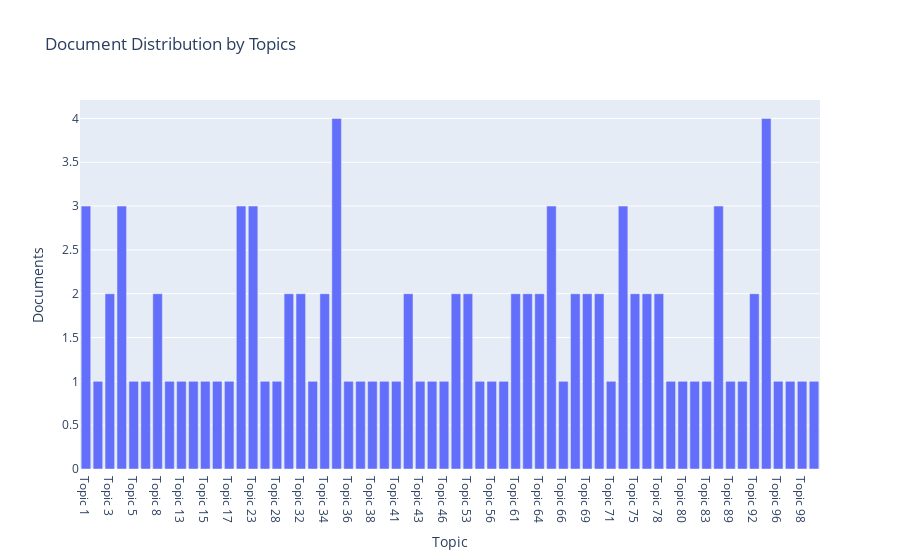

The notebook cell saved with this chart:
### Code cell
plot_model(model, plot='topic_distribution')

### Figure 1 — Plotly figure (JSON) as saved in the notebook; plotly's stock layout.template omitted (floating-point values rounded to 4 significant figures)
{"data": [{"alignmentgroup": "True", "customdata": [["go, line, time, say, money, phone, month, number, company, speak"], ["vodacom, never, call, contact, receive, service, promise, would, ask, great"], ["service, use, call, work, need, customer, vodacom, contract, tell, pay"], ["cell, problem, phone, account, make, customer, know, need, change, try"], ["call, data, day, cell, many, get, security, question, card, ago"], ["sms, get, number, minute, contact, change, go, fingerprint, query, lot"], ["contract, watch, tell, renew, could, year, function, reading, oxygen, ask"], ["issue, resolve, matter, supervisor, morning, put, disregarded, minute, ask, spend"], ["month, get, cancel, switch, money, confirmation, last, service, debited, want"], ["call, consultant, vodacom, say, help, issue, tell, center, work, person"], ["never, always, cell, service, energy, go, work, center, level, blame"], ["call, date, line, get, system, centre, upgrade, telkom, account, inefficient"], ["month, vodacom, contract, say, reversed, stop, put, outstanding, final, charge"], ["call, time, service, say, case, report, feedback, vodacom, back, receive"], ["account, case, still, resolve, call, phone, service, month, deduct, suspend"], ["bill, contract, cancel, call, tell, credit, even, policy, send, check"], ["internet, far, speed, telkom, get, load, mobile, facebook, test, email"], ["upgrade, service, time, customer, never, want, new, get, back, month"], ["reply, phone, cancel, cell, get, continue, story, reversed, premise, equipment"], ["take, contract, call, vodacom, never, would, use, tell, thing, recommend"], ["call, query, datum, ask, need, may, feedback, use, still, log"], ["call, contract, tell, claim, receive, pay, resolve, would, new, feedback"], ["get, limit, set, manager, call, store, say, usage, account, still"], ["email, upgrade, send, receive, charge, case, thank, department, consent, right"], ["day, network, allow, daily, able, buy, blackout, fod, scam, compensate"], ["stock, week, say, follow, device, receive, apply, still, frastrate, make"], ["service, internet, access, son, day, call, single, prepare, outstanding, rid"], ["say, cancellation, get, cancel, invoice, carry, adverti, sign, store, phone"], ["work, laptop, also, transfer, department, keep, cancel, supplier, day, people"], ["payment, number, make, contract, non, suspend, tell, speak, phone, send"], ["contract, use, pay, wifi, cell, phone, month, still, able, lot"], ["amount, month, internet, call, contract, rata, charge, pro, later, provider"], ["company, complain, make, friend, struggle, experience, device, say, last, gig"], ["go, call, cell, complaint, service, take, feedback, also, speak, voice"], ["number, contract, pay, call, sim, find, lite, full, deliver, benefit"], ["call, hour, tell, time, request, hold, thing, struggle, try, question"], ["contract, service, get, nightmare, customer, letter, settlement, end, call, speak"], ["call, day, advise, go, annoying, response, request, subscription, next, consultant"], ["payment, still, even, help, also, work, hurt, robbing, reconnect, consultant"], ["upgrade, phone, service, receive, day, device, fee, initially, never, would"], ["piece, get, miss, prize, clearly, puzzle, play, past, money, tempt"], ["coverage, call, vodacom, log, use, phone, tell, service, contract, year"], ["pay, contract, month, put, want, agree, account, stop, product, add"], ["process, outcome, debit, bad, load, card, useless, order, make, cut"], ["call, store, month, go, contract, tell, try, get, number, upgrade"], ["contract, month, pay, cancel, bill, want, charge, tell, almost, get"], ["contract, month, record, say, come, call, pay, take, account, pull"], ["month, red, vodacom, call, poor, service, last, contract, customer, come"], ["contract, account, even, cell, vodacom, open, deduct, promise, amount, fraudulent"], ["detail, account, end, take, deduction, payment, want, capture, say, deduct"], ["never, network, card, spend, invest, week, past, receive, customer, coverage"], ["detail, order, tell, day, service, call, absolutely, speak, place, unprofessional"], ["billing, issue, resolve, pay, contract, would, go, agency, collection, receive"], ["pay, get, month, tell, day, last, charge, service, account, time"], ["day, get, upgrade, come, lady, store, rude, home, say, wait"], ["money, account, deduct, pay, telkom, really, day, credit, month, say"], ["cell, money, pathetic, never, fibre, yet, weekend, totally, problem, take"], ["contract, cell, call, amount, take, line, go, receive, phone, iphone"], ["request, package, call, old, time, resolve, month, issue, escalate, line"], ["connection, problem, contact, week, vodacom, still, fibre, line, service, move"], ["use, vodacom, fixed, work, call, back, start, problem, student, day"], ["get, stuck, consultant, downtown, held, store, contract, blatantly, time, branch"]], "hovertemplate": "Topic=%{x}<br>Documents=%{y}<br>Keyword=%{customdata[0]}<extra></extra>", "legendgroup": "", "marker": {"color": "#636efa", "pattern": {"shape": ""}}, "name": "", "offsetgroup": "", "orientation": "v", "showlegend": false, "textposition": "auto", "type": "bar", "x": ["Topic 1", "Topic 2", "Topic 3", "Topic 4", "Topic 5", "Topic 7", "Topic 8", "Topic 10", "Topic 13", "Topic 14", "Topic 15", "Topic 16", "Topic 17", "Topic 20", "Topic 23", "Topic 25", "Topic 28", "Topic 31", "Topic 32", "Topic 33", "Topic 34", "Topic 35", "Topic 36", "Topic 37", "Topic 38", "Topic 39", "Topic 41", "Topic 42", "Topic 43", "Topic 45", "Topic 46", "Topic 47", "Topic 53", "Topic 55", "Topic 56", "Topic 57", "Topic 61", "Topic 62", "Topic 64", "Topic 65", "Topic 66", "Topic 67", "Topic 69", "Topic 70", "Topic 71", "Topic 73", "Topic 75", "Topic 77", "Topic 78", "Topic 79", "Topic 80", "Topic 82", "Topic 83", "Topic 87", "Topic 89", "Topic 91", "Topic 92", "Topic 94", "Topic 96", "Topic 97", "Topic 98", "Topic 99"], "xaxis": "x", "y": [3, 1, 2, 3, 1, 1, 2, 1, 1, 1, 1, 1, 1, 3, 3, 1, 1, 2, 2, 1, 2, 4, 1, 1, 1, 1, 1, 2, 1, 1, 1, 2, 2, 1, 1, 1, 2, 2, 2, 3, 1, 2, 2, 2, 1, 3, 2, 2, 2, 1, 1, 1, 1, 3, 1, 1, 2, 4, 1, 1, 1, 1], "yaxis": "y"}], "layout": {"barmode": "relative", "legend": {"tracegroupgap": 0}, "title": {"text": "Document Distribution by Topics"}, "xaxis": {"anchor": "y", "domain": [0, 1], "title": {"text": "Topic"}}, "yaxis": {"anchor": "x", "domain": [0, 1], "title": {"text": "Documents"}}}}
